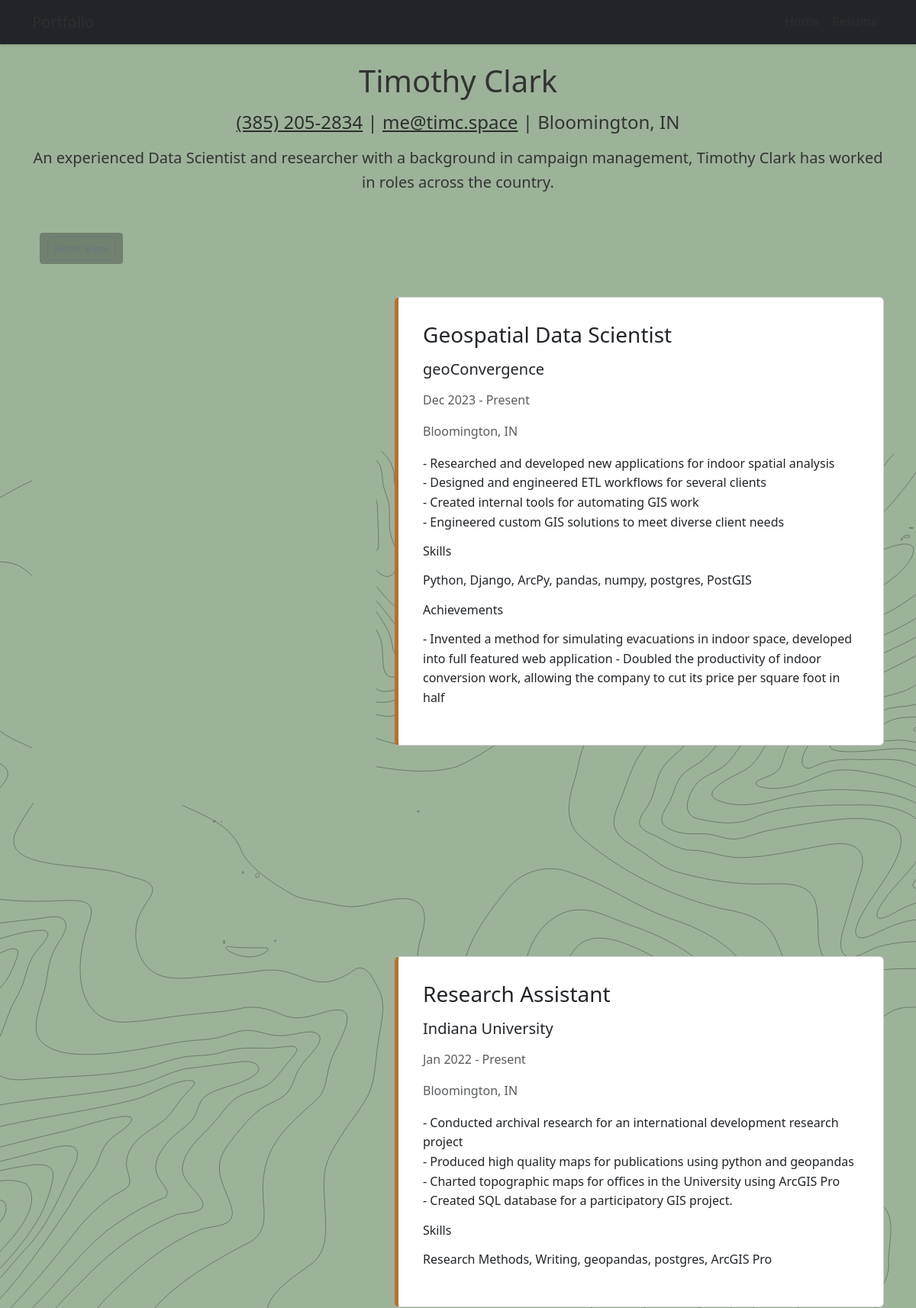
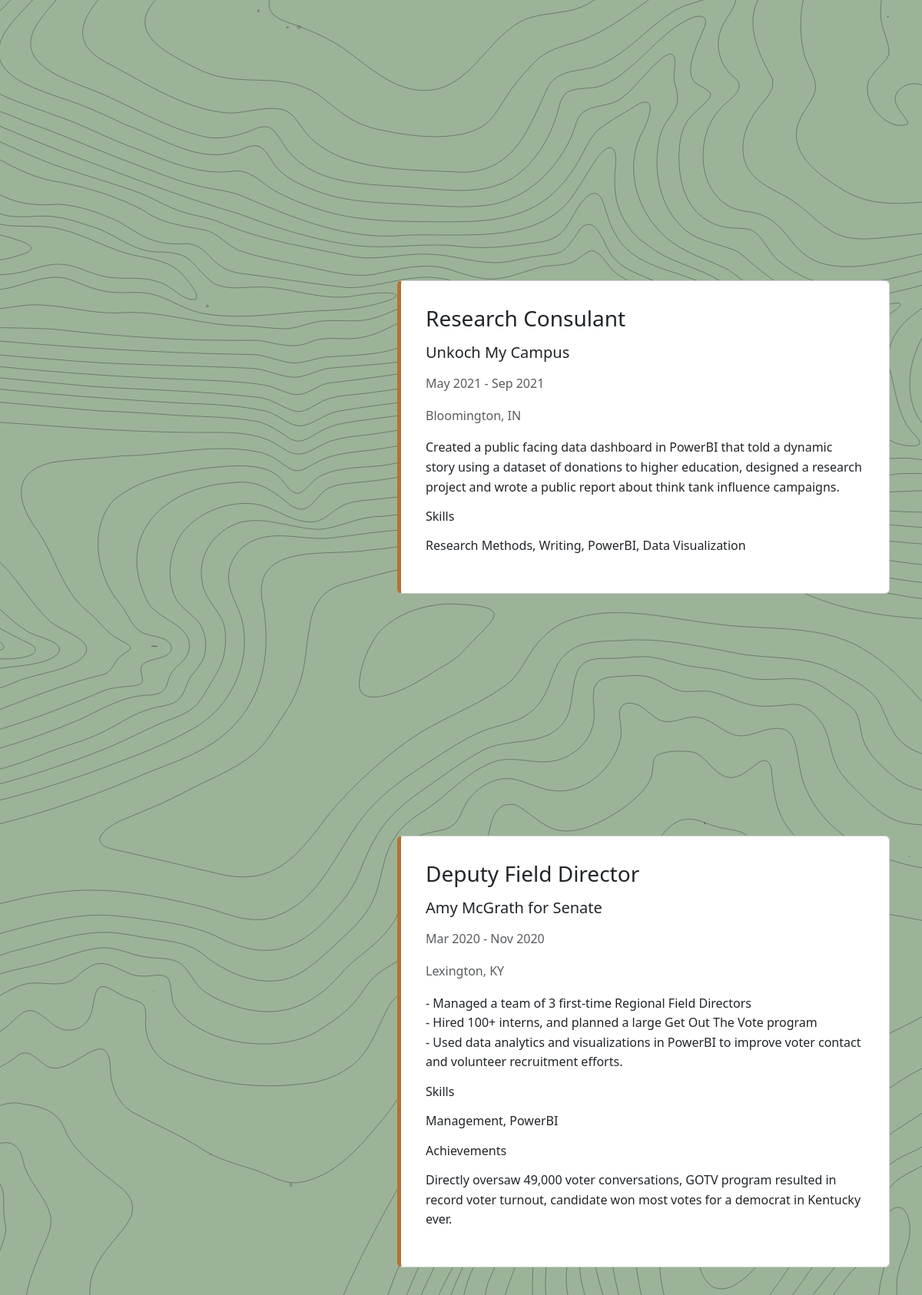
Screenshot of /resume/ (upper part) with the database file from the repository (2 pictures, top to bottom).
### georesume/models.py (models this page shows, shortened)
class JobExperience(models.Model):
    title = models.CharField(max_length=255)
    company = models.CharField(max_length=255)
    description = models.TextField()
    start_date = models.DateField()
    end_date = models.DateField(null=True, blank=True)
    is_current = models.BooleanField(default=False)
    city = models.CharField(max_length=255)
    state = models.CharField(max_length=2)  # Two-letter state code
    latitude = models.FloatField()
    longitude = models.FloatField()
    skills = models.TextField(blank=True)
    achievements = models.TextField(blank=True)
    order = models.IntegerField(default=0)
    class Meta:
        ordering = ['order', '-start_date']

### georesume/views.py (the view)
# urls.py: path('', views.resume_view, name='resume'),
def resume_view(request):
    jobs = JobExperience.objects.all()
    return render(request, 'resume/resume.html', {'jobs': jobs})

### templates/resume/resume.html (shortened to what this page needs)
{% extends 'core/base.html' %}
{% load static %}
{% block content %}
<div class="row mb-4">
    <div class="col-12 text-center">
        <h1>Timothy Clark</h1>
        <h4><a href=tel:+13852052834> (385) 205-2834</a> |
            <a href=mailto:me@timc.space>me@timc.space</a> | Bloomington, IN</h4>
        <p class="lead">An experienced Data Scientist and researcher with a background in campaign management, Timothy Clark has worked in roles across the country.
        </p>
    </div>
</div>
<div class="row">
    <div class="col-lg-5">
        <div class="map-container" id="map-container">
            <div class="controls">
                <button id="reset-map" class="btn btn-sm btn-outline-secondary">Reset View</button>
            </div>
        </div>
    </div>
    <div class="col-lg-7">
        <div id="job-timeline">
            {% for job in jobs %}
            <div class="job-section" id="job-{{ job.id }}" data-job-id="{{ job.id }}">
                <div class="job-card card mb-4 p-3">
                    <div class="card-body">
                        <h3>{{ job.title }}</h3>
                        <h5>{{ job.company }}</h5>
                        <p class="text-muted">
                            {{ job.start_date|date:"M Y" }} -
                            {% if job.is_current %}
                                Present
                            {% else %}
                                {{ job.end_date|date:"M Y" }}
                            {% endif %}
                        </p>
                        <p class="text-muted">{{ job.city }}, {{ job.state }}</p>
                        <div class="mb-3">
                            {{ job.description|linebreaks }}
                        </div>
                        {% if job.skills %}
                        <div class="mb-3">
                            <h6>Skills</h6>
                            <p>{{ job.skills }}</p>
                        </div>
                        {% endif %}
                        {% if job.achievements %}
                        <div class="mb-3">
                            <h6>Achievements</h6>
                            <p>{{ job.achievements }}</p>
                        </div>
                        {% endif %}
                    </div>
                </div>
            </div>
            {% endfor %}
        </div>
    </div>
</div>
{% endblock %}

### templates/core/base.html (shortened to what this page needs)
<!DOCTYPE html>
<html lang="en">
<head>
    <link href="https://cdn.jsdelivr.net/npm/bootstrap@5.3.0-alpha1/dist/css/bootstrap.min.css" rel="stylesheet">
    {% load static %}
    <link rel="stylesheet" href="{% static 'css/main.css' %}">
</head>
<body>
    <nav class="navbar navbar-expand-lg navbar-dark bg-dark">
        <div class="container">
            <a class="navbar-brand" href="{% url 'core:home' %}">Portfolio</a>
            <div class="collapse navbar-collapse" id="navbarNav">
                <ul class="navbar-nav ms-auto">
                    <li class="nav-item">
                        <a class="nav-link" href="{% url 'core:home' %}">Home</a>
                    </li>
                    <li class="nav-item">
                        <a class="nav-link" href="{% url 'georesume:resume' %}">Resume</a>
                    </li>
                </ul>
            </div>
        </div>
    </nav>
    <main class="container mt-4">
        {% block content %}{% endblock %}
    </main>
</body>
</html>

### static/css/main.css (style rules this page uses)
html { scroll-behavior: smooth; }
body { font-family: 'Segoe UI', Tahoma, Geneva, Verdana, sans-serif; line-height: 1.6; color: #333; background-color: #9cb399; background-image: url('../contour2.svg'); background-repeat: no-repeat; background-size: 400%; background-position: 65% 15%; }
.navbar { box-shadow: 0 2px 4px rgba(0, 0, 0, 0.1); }
h1, h2, h3, h4, h5, h6 { margin-bottom: 1rem; }

### templates/core/base.html (style rules this page uses)
a { outline-color: transparent; }
a:link { color: #2e2e2e }

### templates/resume/resume.html (style rules this page uses)
.job-section { min-height: 100vh; padding: 2rem 0; display: flex; flex-direction: column; justify-content: center; }
.map-container { position: sticky; top: 2rem; height: 95vh; width: 100%; background-color: #9cb399; border-radius: 8px; overflow: hidden; }
.job-card { border-left: 5px solid #b57131; transition: transform 0.3s; }
.controls { position: absolute; top: 10px; left: 10px; z-index: 10; background: rgba(0, 0, 0, 0.278); padding: 5px 10px; border-radius: 4px; }
body { font-family: 'Segoe UI', Tahoma, Geneva, Verdana, sans-serif; line-height: 1.6; color: #333; background-color: #9cb399; }

### rows the page displays
JobExperience: title "Geospatial Data Scientist", company "geoConvergence", start_date "Dec 2023", is_current "Present", city "Bloomington", state "IN", description "- Researched and developed new applications for indoor spatial analysis - Designed and engineered ETL workflows for several clients - Created internal tools for automating GIS work - Engineered custom GIS solutions to meet diverse client needs", skills "Python, Django, ArcPy, pandas, numpy, postgres, PostGIS", achievements "- Invented a method for simulating evacuations in indoor space, developed into full featured web application - Doubled the productivity of indoor conversion work, allowing the company to cut its price per square foot in half"
JobExperience: title "Research Assistant", company "Indiana University", start_date "Jan 2022", is_current "Present", city "Bloomington", state "IN", description "- Conducted archival research for an international development research project - Produced high quality maps for publications using python and geopandas - Charted topographic maps for offices in the University using ArcGIS Pro - Created SQL database for a participatory GIS project.", skills "Research Methods, Writing, geopandas, postgres, ArcGIS Pro"
JobExperience: title "Research Consulant", company "Unkoch My Campus", start_date "May 2021", end_date "Sep 2021", city "Bloomington", state "IN", description "Created a public facing data dashboard in PowerBI that told a dynamic story using a dataset of donations to higher education, designed a research project and wrote a public report about think tank influence campaigns.", skills "Research Methods, Writing, PowerBI, Data Visualization"
JobExperience: title "Deputy Field Director", company "Amy McGrath for Senate", start_date "Mar 2020", end_date "Nov 2020", city "Lexington", state "KY", description "- Managed a team of 3 first-time Regional Field Directors - Hired 100+ interns, and planned a large Get Out The Vote program - Used data analytics and visualizations in PowerBI to improve voter contact and volunteer recruitment efforts.", skills "Management, PowerBI", achievements "Directly oversaw 49,000 voter conversations, GOTV program resulted in record voter turnout, candidate won most votes for a democrat in Kentucky ever."
